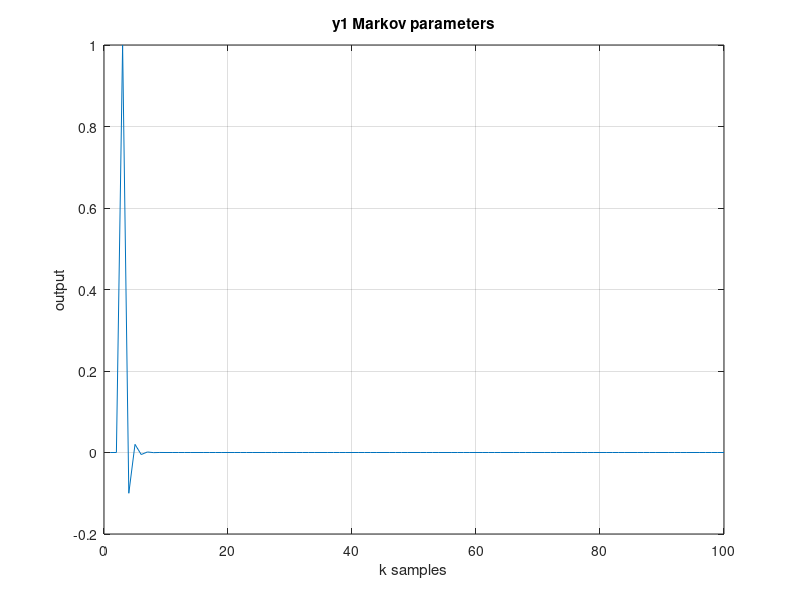
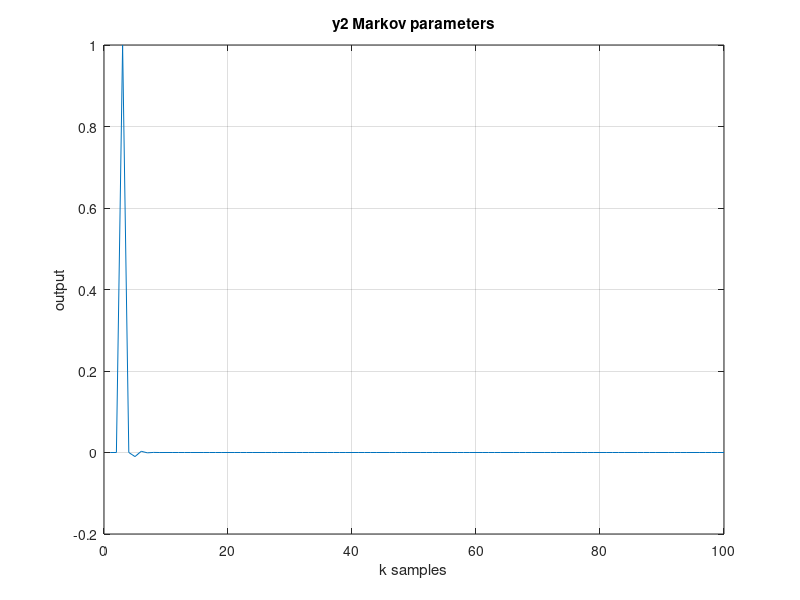

Write MATLAB code to recreate these figures, in order.
clc, clear, close all
%{
  @System ID Homework4
  @Please design an observer using the discrete version of A,B,C,D
  homework3 such that its G makes all the eigenvalues of /A = A + G*C are 
  zero and use the program of homework 3 to compute the observer Markov parameters.
  @Dimensionss:
    input: m = 2
    output: q = 2
    state: n = 4
    sample: L = 100
    input matrix: mx1
    output matrix: qx1
    A marix: nxn
    A_bar matrix: nxn
    B matrix: nxm
    B_bar matrix: nx(m+q)
    G matrix: nxq
    C matrix: qxn
    D matrix: qxm
   
    y = h * V    % h is markov parameters
    y: qxL
    h: qx[(q+m)(L-1)+m]
    V: [(q+m)(L-1)+m]xL
    v: (m+q)x1
%}
% Define dimension
m = 2;
q = 2;
n = 4;
L = 100;    % Create 100 terms of markov parameters
u0 = [1;1];
y0 = [0;0];
v0 = [u0;y0];

% Define parameters
M = 1;   % mass
K = 1;   % spring
zeta = 0.1; % damping
% Design observer feedback gain
Gc = [0 0;0 0;0 0;0 0];

Ac = [0 1 0 0;-(2*K/M) -(2*zeta/M) (K/M) (zeta/M);0 0 0 1;(K/M) (zeta/M) -(K/M) -(zeta/M)]
Bc = [0 0;1/M 0;0 0;0 1/M]
Cc = [1 0 0 0;0 0 1 0]
Dc = [0 0;0 0]

Gc(:,1) = -Ac(:,1);
Gc(:,2) = -Ac(:,3);
Ac_bar = Ac + Gc*Cc
Bc_bar = [Bc + Gc*Dc -Gc]
e = eig(Ac_bar)
% Calculate system Markov parameters
% using symbol hn(k)
% Continuous
h = zeros([q, (q+m)*(L-1)+m]);
V = zeros([(q+m)*(L-1)+m, L]);
yn = zeros([q, L]);
step = 1;
i = 1;
while step < (q+m)*(L-1)+m
    if step == 1
       h(:, step:step+1) = Dc;
       V(step:step+1, i) = u0;
       step = step + q;
    else
        h(:, step:step+3) = Cc * Ac_bar^(i-2) * Bc_bar;
        V(step:step+3, i) = v0;
        step = step + n;
    end
     i = i + 1;
end
if L ~= i-1
   display('Data length error ...');
   pause(5);
end

yn = h*V;

x_dot = linspace(1, L, L);
figure();
plot(x_dot, yn(1, :));
xlabel('k samples');
ylabel('output');
title('y1 Markov parameters');
grid on;

figure();
plot(x_dot, yn(2, :));
xlabel('k samples');
ylabel('output');
title('y2 Markov parameters');
grid on;

